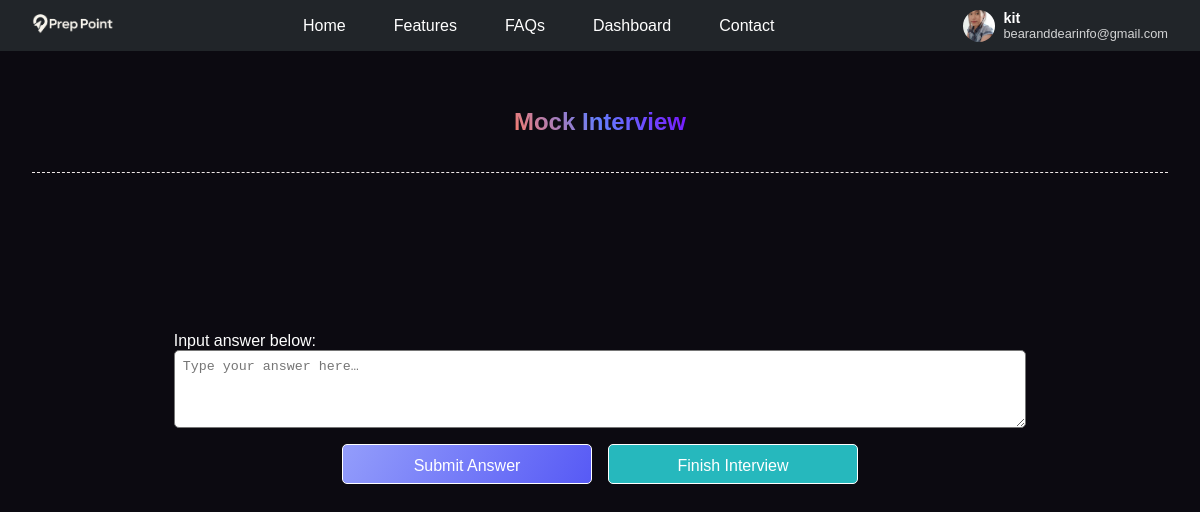
/interview/mock/ (signed in), run on the app's committed database.
### accounts/models.py (models this page shows, shortened)
class UserProfile(models.Model):
    user=models.OneToOneField(settings.AUTH_USER_MODEL, on_delete=models.CASCADE, related_name="profile")
    address_line_1=models.CharField(max_length=150, blank=True)
    address_line_2=models.CharField(max_length=150, blank=True)
    city=models.CharField(max_length=30, blank=True)
    state=models.CharField(max_length=20, blank=True)
    country=models.CharField(max_length=50, blank=True)
    profile_picture=models.ImageField(upload_to="images/users", blank=True, null=True)
    zip_code=models.CharField(max_length=10, blank=True, null=True)

class Account(AbstractUser):
    email=models.EmailField("email address", unique=True, blank=False)
    USERNAME_FIELD="email"
    REQUIRED_FIELDS=[]

### interview/views.py (the view, shortened to what this page needs)
# urls.py: path('mock/', mock_interview_view, name='mock_interview'),
@login_required
def mock_interview_view(request):
    interview_id = request.session.get('active_interview_id')
    if not interview_id:
        return redirect('interview_setup')
    interview = get_object_or_404(Interview, pk=interview_id)
    conversation = request.session.get('conversation', [])
    display_conversation = []
    for msg in conversation:
        if msg['role']!="system":
            display_conversation.append(msg)
    form=AnswerForm()
    return render(request, "interview/mock_interview.html",{
        "interview":interview,
        "conversation":display_conversation,
        "form": form,
    })

### interview/forms.py
class AnswerForm(forms.Form):
    user_answer=forms.CharField(
        label="Your answer",
        widget=forms.Textarea(attrs={
            'rows': 4,
            'cols': 50,
            'placeholder': 'Type your answer here…',
        })
    )

### templates/interview/mock_interview.html (shortened to what this page needs)
{% extends "base.html" %}
{%load static%}
{% block css %}
  <link rel="stylesheet" href="{% static 'css/mock.css' %}">
{% endblock css %}
{% block content %}
  <div class="chat">
    <h2 >Mock Interview</h2>
    <hr>
  </div>
  <div class="chat-container">
  </div>
  <div class="answer">
  <form method="post" id="answer-form">
    <label>Input answer below:</label>
    {{ form.user_answer }}
    <div class="answer-button">
      <button id="submit-answer" class="sub-btn" name="action" value="submit_answer">Submit Answer</button>
      <button class="fin-btn" id="finish" name="action" value="finish_interview" formnovalidate>Finish Interview</button>
    </div>
  </form>
  </div>
{% endblock content %}

### templates/base.html (shortened to what this page needs)
{%load static%}
<!DOCTYPE html>
<html lang="en">
<head>
    <link rel="stylesheet" href="{% static 'css/home.css' %}">
    {%block css%}
    {%endblock%}
</head>
<body>
<header>
  <div class="nav-container">
    <div class="nav-left">
      <a href="{% url 'home' %}" class="logo">
        <img src="{% static 'img/prepoint.png' %}">
      </a>
    </div>
  <ul class="nav-menu">
    <li><a href="{% url 'home' %}">Home</a></li>
    <li><a href="{% url 'home' %}#features">Features</a></li>
    <li><a href="{% url 'home' %}#FAQs">FAQs</a></li>
    <li><a href="{% url 'interview_list' %}">Dashboard</a></li>
    <li><a href="{% url 'contact' %}">Contact</a></li>
  </ul>
  <div class="nav-right">
    {% if user.is_authenticated %}
    <div class="user-info">
      {%with profile=user.profile%}
        {% if profile and profile.profile_picture %}
          <img src="{{ profile.profile_picture.url }}" class="nav-avatar">
        {% else %}
          <div class="nav-avatar-default">
            {{ user.first_name|default:user.email|slice:":1"|upper }}
          </div>
        {% endif %}
      {%endwith%}
        <div class="user-text">
          <span class="user-name">{{ user.first_name }}</span>
          <span class="user-email">{{ user.email }}</span>
        </div>
    </div>
      {% else %}
        <a href="{% url 'signup' %}" class="btn signup-btn">Sign Up</a>
        <a href="{% url 'login' %}" class="btn login-btn">Log In</a>
      {% endif %}
    </div>
  </div>
</header>
  <div>
      {%block content%}{%endblock content%}
  </div>
</body>
</html>

### static/css/home.css (style rules this page uses)
:root { --background-color:#0c0a11; --primary:#2bb4f3; --footer:#7c87f2; --link:#0ea3e6; --success:#2fd0ba; --error:#f170b1; --nav:#21da83; --button:linear-gradient(120deg, #939dfb 0%, #575af5 100%); --grad:linear-gradient(60deg,#f87c6b,#647eff, #7812fd); --DM-font: Satoshi,sans-serif; --mouse-x: 0deg; --mouse-y: 0deg; --rotation: calc(15deg - (var(--mouse-y) / 100) + (var(--mouse-x) / 150)); }
html { overflow-x: hidden; margin: 0; padding: 0; }
body { background-color: var(--background-color); color:rgb(255, 255, 255); overflow-x: hidden; font-family: var(--DM-font); }
header { position: fixed; top: 0; left: 0; width: 100%; margin-top:0; background: #212529; padding: 0.6rem 0; font-family: var(--DM-font); z-index: 50; }
.nav-container { max-width: 100%; display: flex; align-items: center; justify-content: space-between; padding:0 2rem 0 2rem; }
.nav-left .logo img { height: 20px; }
.nav-menu { list-style: none; display: flex; gap: 2rem; margin: 0; padding: 0; }
.nav-menu a { color: #fff; text-decoration: none; font-weight: 500; padding: 0.5rem; }
.nav-right { display: flex; align-items: center; gap: 1rem; }
.nav-avatar { width: 32px; height: 32px; border-radius: 50%; object-fit: cover; }
.user-info { display: flex; align-items: center; gap: 0.5rem; position: relative; cursor: pointer; }
.user-text { display: flex; flex-direction: column; color: #fff; font-size: 0.9rem; }
.user-name { font-weight: 600; }
.user-email { font-size: 0.8rem; opacity: 0.8; }

### static/css/mock.css (style rules this page uses)
.chat-container { margin-top: 2rem; margin-bottom: 5rem; padding: 1% 10% 2% 10%; }
hr { border: none; border-top:1px dashed #f0e9e9; margin-top:1rem; width:100%; }
.chat { margin-top: 5rem; text-align: center; padding: 0 2% 0 2%; }
.chat h2 { display: inline-block; background: var(--grad); background-clip: text; color: transparent; }
.answer { margin-top:5%; display: flex; justify-content: center; padding: 1% 5% 1% 5%; }
.answer form { width:80%; display: flex; flex-direction: column; }
.answer textarea { border-radius: 5px; padding: 0.5rem;; }
.answer-button { display: flex; justify-content: center; gap:1rem; margin-top: 1rem; }
.fin-btn { width: 250px; padding-top:0.3rem; text-align: center; height: 40px; border-radius: 5px; border: 1px solid; background: #26b8bd; color: white; cursor: pointer; font-size: 16px; }
.sub-btn { width: 250px; padding-top:0.3rem; text-align: center; height: 40px; border-radius: 5px; border: 1px solid; background: var(--button); color: white; cursor: pointer; font-size: 16px; }

### data on the page
UserProfile: profile_picture (picture)
Account: first_name "kit", email "bearanddearinfo@gmail.com"
